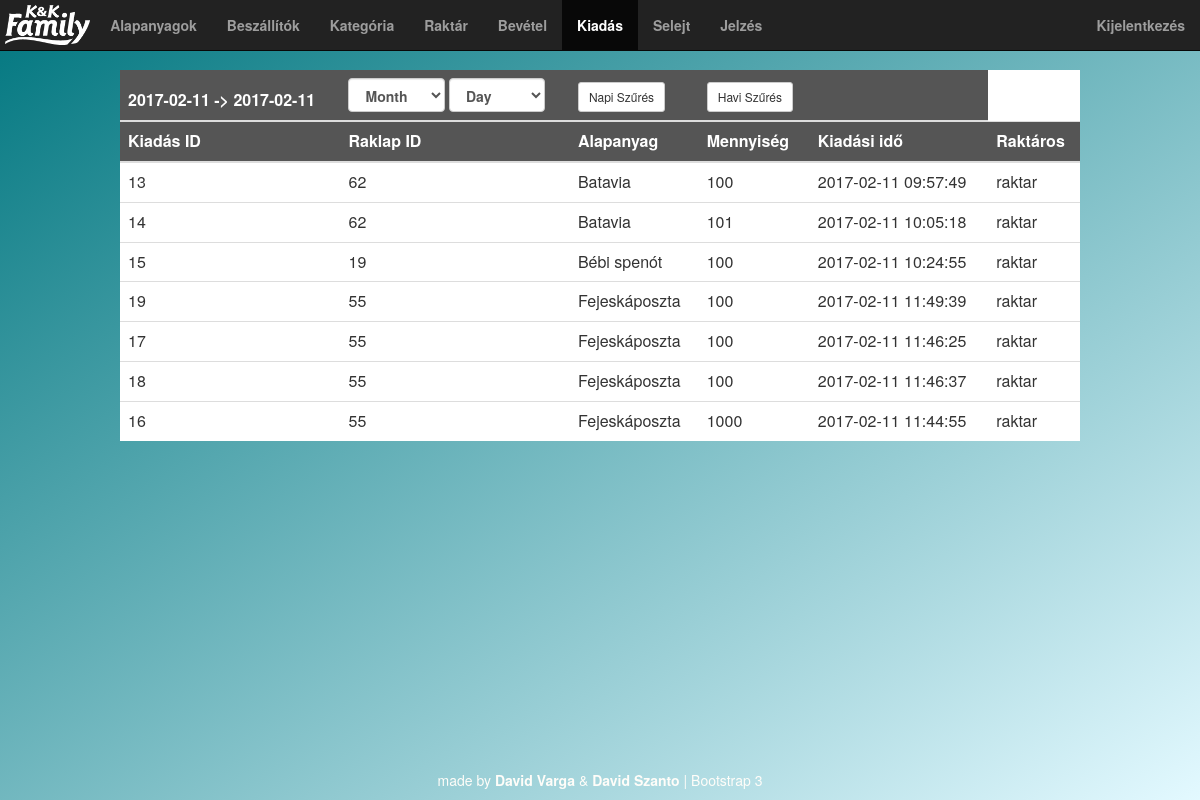
Page /admin/output.php on the committed database.
### tables this page shows
CREATE TABLE `pallet` (
  `id` int(11) NOT NULL,
  `quantity_form_id` int(11) NOT NULL,
  `product_id` int(11) NOT NULL,
  `supplier_id` int(11) NOT NULL,
  `time` timestamp NOT NULL DEFAULT CURRENT_TIMESTAMP,
  `amount` int(11) NOT NULL,
  `user_id` int(11) NOT NULL,
  `deleted` tinyint(1) NOT NULL DEFAULT '0'
);

CREATE TABLE `output` (
  `id` int(11) NOT NULL,
  `pallet_id` int(11) NOT NULL,
  `amount` int(11) NOT NULL,
  `time` timestamp NOT NULL DEFAULT CURRENT_TIMESTAMP,
  `user_id` int(11) NOT NULL,
  `deleted` tinyint(1) NOT NULL DEFAULT '0'
);

CREATE TABLE `product` (
  `id` int(11) NOT NULL,
  `name` varchar(50) NOT NULL,
  `category_id` int(11) NOT NULL,
  `type` int(11) NOT NULL,
  `deleted` tinyint(1) NOT NULL DEFAULT '0'
);

CREATE TABLE `user` (
  `id` int(11) NOT NULL,
  `name` varchar(50) NOT NULL,
  `password` varchar(50) NOT NULL,
  `type` int(11) NOT NULL,
  `deleted` tinyint(1) NOT NULL DEFAULT '0'
);

### helper/contentgenerator.php (the view, shortened to what this page needs)
<?php
require('datepicker.php');
function periodOutput($day,$last){
	$labels = array();
	$data = array();
	$mysqli = connect();
	if($results = $mysqli->query(
			"SELECT p.id as id, pr.name as product, o.amount as amount, o.time as time, u.name as user,o.id as o_id
 				FROM  pallet p, product pr, output o, user u
			where pr.id=p.product_id and o.pallet_id = p.id and o.user_id = u.id
			 and
			o.time >= '".$day." 00:00:00' and
			o.time <= '".$last." 23:59:59'
			and p.deleted = false and pr.deleted = false and o.deleted = false order by product")){
			 $str =  '<table class="table table-hover">';
			 $str .= '<thead>';
			 $str .= '<tr>';
			 $str .= '<th>'.$day." -> ".$last.'</th>';
			 $str .= '<th class="dateth">'.datepicker(true) .'</th>';
			 $str .= '<th><button class="btn btn-sm btn-default"  onclick="dailyOutput()">Napi Szűrés</button></th>';
			 $str .= '<th><button class="btn btn-sm btn-default"  onclick="monthlyOutput()">Havi Szűrés</button></th>';
			 $str .= '<th></th>';
			 $str .= '</tr>';
			 $str .= '<tr>';
			 $str .= '<th>Kiadás ID</th>';
			 $str .= '<th>Raklap ID</th>';
			 $str .= '<th>Alapanyag</th>';
			 $str .= '<th>Mennyiség</th>';
			 $str .= '<th>Kiadási idő</th>';
			 $str .= '<th>Raktáros</th>';
			 $str .= '</tr>';
			 $str .= '</thead>';
			 $i =false;
			 while($row = $results->fetch_assoc()) {
			 	if(in_array($row["product"],$labels))
			 	{
			 		$key = array_search($row["product"],$labels);
			 		$data[$key] = $data[$key]+(int)$row["amount"];
			 	}else{
			 		array_push($labels,$row["product"]);
			 		array_push($data,(int)$row["amount"]);
			 	}
			 	$str .= '<tr>';
			 $str .= '<td>'.$row["o_id"].'</td>';
			$str .= '<td>'.$row["id"].'</td>';
			$str .= '<td>'.$row["product"].'</td>';
			$str .= '<td>'.$row["amount"].'</td>';
			$str .= '<td>'.$row["time"].'</td>';
			$str .= '<td>'.$row["user"].'</td>';
			 	$str .= '</tr>';
			 	$i =true;
			 }
			 if($i){
			 	$str .= '</table>';
			 	print $str;
			 }else{
			 	print '<div class="alert alert-danger text-center centerBlock" role="alert" style="width: 90%"><strong>Semmmit nem adtak ki a raktárból!</strong></div>';
			 }
	}else{
		print mysqli_error($mysqli);
		print ("HIBA");
	}
}
?>

### common/header.php (shortened to what this page needs)
<html>
	<head>
		<?php
		$version = rand();
		?>
		<link href="../js/bootstrap-3.3.7-dist/css/bootstrap.min.css" rel="stylesheet">
		<link rel="stylesheet" type="text/css" href="../css/styles.css?v=<?php echo $version;?>">
	</head>
	<body class="admin">
		<?php
			require('../helper/contentgenerator.php');
			if($selected == "admin")
				require("../common/adminnavbar.php");
			else
				require("../common/tabletnavbar.php");
		?>

### common/adminnavbar.php (shortened to what this page needs)
<nav class="navbar navbar-inverse navbar-fixed-top">
	<div class="container-fluid">
		<div class="navbar-header">
			<a class="navbar-brand" href="admin.php"><img alt="KK Family" src="../img/kkfamily_logo.png"></a>
		</div>
		<div class="collapse navbar-collapse" id="bs-example-navbar-collapse-1">
			<ul class="nav navbar-nav navbar-left">
				<li <?php if($selector == "product"){ echo "class=\"active\"";} ?>><a href="product.php">Alapanyagok</a></li>
				<li <?php if($selector == "supplier"){ echo "class=\"active\"";} ?>><a href="supplier.php">Beszállítók</a></li>
				<li <?php if($selector == "category"){ echo "class=\"active\"";} ?>><a href="category.php">Kategória</a></li>
				<li <?php if($selector == "storage"){ echo "class=\"active\"";} ?>><a href="storage.php">Raktár</a></li>
				<li <?php if($selector == "input"){ echo "class=\"active\"";} ?>><a href="input.php">Bevétel</a></li>
				<li <?php if($selector == "output"){ echo "class=\"active\"";} ?>><a href="output.php">Kiadás</a></li>
				<li <?php if($selector == "spare"){ echo "class=\"active\"";} ?>><a href="spare.php">Selejt</a></li>
				<li <?php if($selector == "alert"){ echo "class=\"active\"";} ?>><a id='alerta'  href="alert.php">Jelzés</a></li>
			</ul>
			<ul class="nav navbar-nav navbar-right">
				<li><a href="../logout.php">Kijelentkezés</a></li>
			</ul>
		</div>
	</div>
</nav>

### admin/output.php
<?php
$selected ="admin";
$selector ="output";
require("../common/header.php");
if(isset($_GET['type'])){
	if($_GET['type'] == "day"){
		if(isset($_GET['day'])){
			$day  = $_GET['day'];
		}else{
			$day  = date("Y-m-d");
		}
		periodOutput($day,$day);
	}else if($_GET['type'] == "month"){
		if(isset($_GET['month'])){
			$month_begin  = $_GET['month'];
			$month_end =  date('Y-m-t', strtotime($month_begin));
		}else{
			$month_begin  = date("Y-m-d");
			$month_end = date("Y-m-t");
		}
		periodOutput($month_begin,$month_end);
	}
}else{
	$day  = date("Y-m-d");
	periodOutput($day,$day);
}
require("../common/footer.php");
?>

### helper/datepicker.php
<?php
function datepicker($bool){
	return '<select class="form-control" id="date_month">
		      <option value="">Month</option>
		      <option value="">-----</option>
		      <option value="01">January</option>
		      <option value="02">February</option>
		      <option value="03">March</option>
		      <option value="04">April</option>
		      <option value="05">May</option>
		      <option value="06">June</option>
		      <option value="07">July</option>
		      <option value="08">August</option>
		      <option value="09">September</option>
		      <option value="10">October</option>
		      <option value="11">November</option>
		      <option value="12">December</option>
		    </select>
			<select class="form-control" id="date_day">
		      <option value="">Day</option>
		      <option value="">---</option>
		      <option value="01">01</option>
		      <option value="02">02</option>
		      <option value="03">03</option>
		      <option value="04">04</option>
		      <option value="05">05</option>
		      <option value="06">06</option>
		      <option value="07">07</option>
		      <option value="08">08</option>
		      <option value="09">09</option>
		      <option value="10">10</option>
		      <option value="11">11</option>
		      <option value="12">12</option>
		      <option value="13">13</option>
		      <option value="14">14</option>
		      <option value="15">15</option>
		      <option value="16">16</option>
		      <option value="17">17</option>
		      <option value="18">18</option>
		      <option value="19">19</option>
		      <option value="20">20</option>
		      <option value="21">21</option>
		      <option value="22">22</option>
		      <option value="23">23</option>
		      <option value="24">24</option>
		      <option value="25">25</option>
		      <option value="26">26</option>
		      <option value="27">27</option>
		      <option value="28">28</option>
		      <option value="29">29</option>
		      <option value="30">30</option>
		      <option value="31">31</option>
		    </select>	';
}
?>

### common/footer.php (shortened to what this page needs)
		<br/>
		<footer class="footer navbar-fixed-bottom">
            <div class="container text-center">
                <p style="font-color: #ffffff">made by <b>David Varga</b> &amp; <b>David Szanto</b> | Bootstrap 3</p>
            </div>
        </footer>
	</body>
</html>

### css/styles.css (style rules this page uses)
body { background: red; background: -webkit-linear-gradient(left top, #00767F, #E3F9FF); background: -o-linear-gradient(bottom right, #00767F, #E3F9FF); background: -moz-linear-gradient(bottom right, #00767F, #E3F9FF); background: linear-gradient(to bottom right, #00767F, #E3F9FF); background-repeat: no-repeat; padding-top: 70px; }
p { color: #fffdf9; }
a { color: #0F003B; font-weight: bold; }
.table { background-color: white; float: none; margin: 0 auto; width: 80%; }
thead { background-color: #555555; text-align:center; color:white; }
.dateth { color: #555555; }
#date_month { display: inline; width: 45%; }
#date_day { display: inline; width: 45%; }
.navbar-brand { padding: 5px; }
.navbar-brand>img { height: 100%; width: auto; }

### rows in the picture
pallet: output.id "13", id "62", product.name "Batavia", output.amount "100", output.time "2017-02-11 09:57:49", user.name "raktar", output.id "14", output.amount "101", output.time "2017-02-11 10:05:18"
pallet: output.id "15", id "19", product.name "Bébi spenót", output.amount "100", output.time "2017-02-11 10:24:55", user.name "raktar"
pallet: output.id "19", id "55", product.name "Fejeskáposzta", output.amount "100", output.time "2017-02-11 11:49:39", user.name "raktar", output.id "17", output.time "2017-02-11 11:46:25", output.id "18", output.time "2017-02-11 11:46:37", output.id "16", output.amount "1000", output.time "2017-02-11 11:44:55"

### other values in the picture
$day "2017-02-11"
$last "2017-02-11"
